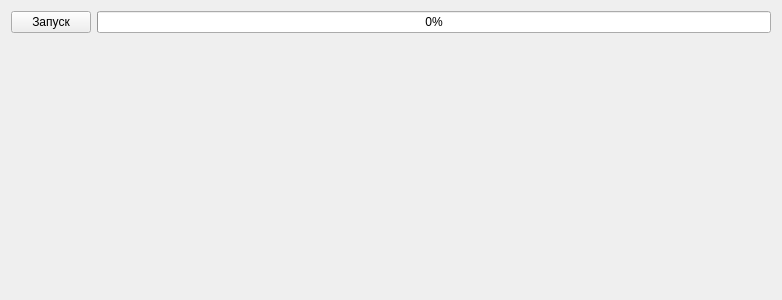
<?xml version="1.0" encoding="UTF-8"?>
<ui version="4.0">
 <class>EndlessLoadingForm</class>
 <widget class="QWidget" name="EndlessLoadingForm">
  <property name="geometry">
   <rect>
    <x>0</x>
    <y>0</y>
    <width>782</width>
    <height>300</height>
   </rect>
  </property>
  <property name="windowTitle">
   <string>Form</string>
  </property>
  <layout class="QVBoxLayout" name="verticalLayout">
   <item>
    <layout class="QHBoxLayout" name="horizontalLayout">
     <item>
      <widget class="QPushButton" name="start_progress_bar_btn">
       <property name="text">
        <string>Запуск</string>
       </property>
      </widget>
     </item>
     <item>
      <widget class="QProgressBar" name="endless_progressBar">
       <property name="value">
        <number>0</number>
       </property>
      </widget>
     </item>
    </layout>
   </item>
   <item>
    <spacer name="verticalSpacer">
     <property name="orientation">
      <enum>Qt::Vertical</enum>
     </property>
     <property name="sizeHint" stdset="0">
      <size>
       <width>20</width>
       <height>248</height>
      </size>
     </property>
    </spacer>
   </item>
  </layout>
 </widget>
 <resources/>
 <connections/>
</ui>
